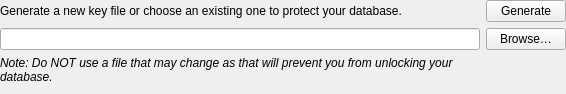
<?xml version="1.0" encoding="UTF-8"?>
<ui version="4.0">
 <class>KeyFileEditWidget</class>
 <widget class="QWidget" name="KeyFileEditWidget">
  <property name="geometry">
   <rect>
    <x>0</x>
    <y>0</y>
    <width>566</width>
    <height>94</height>
   </rect>
  </property>
  <layout class="QGridLayout" name="gridLayout">
   <property name="leftMargin">
    <number>0</number>
   </property>
   <property name="topMargin">
    <number>0</number>
   </property>
   <property name="rightMargin">
    <number>0</number>
   </property>
   <property name="bottomMargin">
    <number>0</number>
   </property>
   <item row="0" column="1">
    <widget class="QPushButton" name="createKeyFileButton">
     <property name="accessibleName">
      <string>Generate a new key file</string>
     </property>
     <property name="text">
      <string>Generate</string>
     </property>
    </widget>
   </item>
   <item row="0" column="0">
    <widget class="QLabel" name="instructions">
     <property name="text">
      <string>Generate a new key file or choose an existing one to protect your database.</string>
     </property>
     <property name="wordWrap">
      <bool>true</bool>
     </property>
    </widget>
   </item>
   <item row="3" column="0">
    <widget class="QLabel" name="instructions_2">
     <property name="font">
      <font>
       <italic>true</italic>
      </font>
     </property>
     <property name="text">
      <string>Note: Do NOT use a file that may change as that will prevent you from unlocking your database.</string>
     </property>
     <property name="wordWrap">
      <bool>true</bool>
     </property>
    </widget>
   </item>
   <item row="4" column="0">
    <spacer name="verticalSpacer">
     <property name="orientation">
      <enum>Qt::Vertical</enum>
     </property>
     <property name="sizeHint" stdset="0">
      <size>
       <width>0</width>
       <height>0</height>
      </size>
     </property>
    </spacer>
   </item>
   <item row="1" column="0">
    <widget class="QLineEdit" name="keyFileLineEdit">
     <property name="accessibleName">
      <string>Key file path</string>
     </property>
     <property name="clearButtonEnabled">
      <bool>true</bool>
     </property>
    </widget>
   </item>
   <item row="1" column="1">
    <widget class="QPushButton" name="browseKeyFileButton">
     <property name="accessibleName">
      <string>Browse for key file</string>
     </property>
     <property name="text">
      <string>Browse…</string>
     </property>
    </widget>
   </item>
  </layout>
 </widget>
 <resources/>
 <connections/>
</ui>
